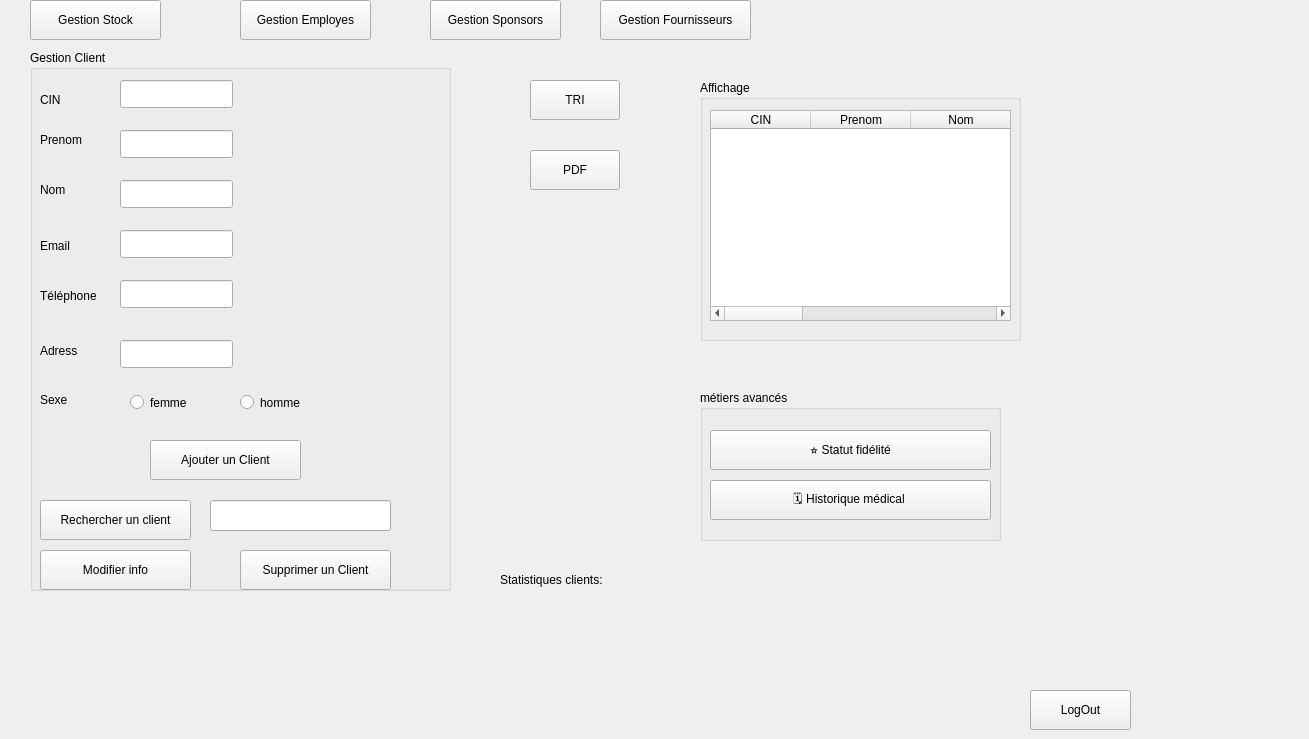
    <widget class="QWidget" name="page_2">
     <widget class="QPushButton" name="btnGestionStock_PageClients">
      <property name="geometry">
       <rect>
        <x>30</x>
        <y>0</y>
        <width>131</width>
        <height>40</height>
       </rect>
      </property>
      <property name="text">
       <string>Gestion Stock</string>
      </property>
     </widget>
     <widget class="QPushButton" name="btnGestionEmployes_PageClients">
      <property name="geometry">
       <rect>
        <x>240</x>
        <y>0</y>
        <width>131</width>
        <height>40</height>
       </rect>
      </property>
      <property name="text">
       <string>Gestion Employes</string>
      </property>
     </widget>
     <widget class="QPushButton" name="btnBack_PageClients">
      <property name="geometry">
       <rect>
        <x>1030</x>
        <y>690</y>
        <width>101</width>
        <height>40</height>
       </rect>
      </property>
      <property name="text">
       <string>LogOut</string>
      </property>
     </widget>
     <widget class="QPushButton" name="btnGestionSponsors_PageClients">
      <property name="geometry">
       <rect>
        <x>430</x>
        <y>0</y>
        <width>131</width>
        <height>40</height>
       </rect>
      </property>
      <property name="text">
       <string>Gestion Sponsors</string>
      </property>
     </widget>
     <widget class="QPushButton" name="btnGestionFournisseurs_PageClients">
      <property name="geometry">
       <rect>
        <x>600</x>
        <y>0</y>
        <width>151</width>
        <height>40</height>
       </rect>
      </property>
      <property name="text">
       <string>Gestion Fournisseurs</string>
      </property>
     </widget>
     <widget class="QLabel" name="label_47">
      <property name="geometry">
       <rect>
        <x>1120</x>
        <y>0</y>
        <width>180</width>
        <height>120</height>
       </rect>
      </property>
      <property name="text">
       <string/>
      </property>
      <property name="pixmap">
       <pixmap resource="resoources.qrc">:/images/a.png</pixmap>
      </property>
      <property name="scaledContents">
       <bool>true</bool>
      </property>
     </widget>
     <widget class="QGroupBox" name="groupBox_2">
      <property name="geometry">
       <rect>
        <x>700</x>
        <y>80</y>
        <width>321</width>
        <height>261</height>
       </rect>
      </property>
      <property name="title">
       <string>Affichage</string>
      </property>
     </widget>
     <widget class="QGroupBox" name="groupBox">
      <property name="geometry">
       <rect>
        <x>30</x>
        <y>50</y>
        <width>421</width>
        <height>541</height>
       </rect>
      </property>
      <property name="title">
       <string>Gestion Client</string>
      </property>
      <widget class="QLabel" name="label_9">
       <property name="geometry">
        <rect>
         <x>10</x>
         <y>40</y>
         <width>63</width>
         <height>20</height>
        </rect>
       </property>
       <property name="text">
        <string>CIN</string>
       </property>
      </widget>
      <widget class="QLabel" name="label_12">
       <property name="geometry">
        <rect>
         <x>10</x>
         <y>80</y>
         <width>63</width>
         <height>20</height>
        </rect>
       </property>
       <property name="text">
        <string>Prenom</string>
       </property>
      </widget>
      <widget class="QLabel" name="label_13">
       <property name="geometry">
        <rect>
         <x>10</x>
         <y>130</y>
         <width>63</width>
         <height>20</height>
        </rect>
       </property>
       <property name="text">
        <string>Nom</string>
       </property>
      </widget>
      <widget class="QLabel" name="label_14">
       <property name="geometry">
        <rect>
         <x>10</x>
         <y>180</y>
         <width>71</width>
         <height>31</height>
        </rect>
       </property>
       <property name="text">
        <string>Email </string>
       </property>
      </widget>
      <widget class="QLabel" name="label_15">
       <property name="geometry">
        <rect>
         <x>10</x>
         <y>290</y>
         <width>71</width>
         <height>21</height>
        </rect>
       </property>
       <property name="text">
        <string>Adress</string>
       </property>
      </widget>
      <widget class="QLineEdit" name="lineEdit_6">
       <property name="geometry">
        <rect>
         <x>90</x>
         <y>30</y>
         <width>113</width>
         <height>28</height>
        </rect>
       </property>
      </widget>
      <widget class="QLineEdit" name="lineEdit_7">
       <property name="geometry">
        <rect>
         <x>90</x>
         <y>80</y>
         <width>113</width>
         <height>28</height>
        </rect>
       </property>
      </widget>
      <widget class="QLineEdit" name="lineEdit_8">
       <property name="geometry">
        <rect>
         <x>90</x>
         <y>130</y>
         <width>113</width>
         <height>28</height>
        </rect>
       </property>
      </widget>
      <widget class="QLineEdit" name="lineEdit_9">
       <property name="geometry">
        <rect>
         <x>90</x>
         <y>180</y>
         <width>113</width>
         <height>28</height>
        </rect>
       </property>
      </widget>
      <widget class="QLineEdit" name="lineEdit_10">
       <property name="geometry">
        <rect>
         <x>90</x>
         <y>230</y>
         <width>113</width>
         <height>28</height>
        </rect>
       </property>
      </widget>
      <widget class="QLabel" name="label_16">
       <property name="geometry">
        <rect>
         <x>10</x>
         <y>230</y>
         <width>71</width>
         <height>31</height>
        </rect>
       </property>
       <property name="text">
        <string>Téléphone</string>
       </property>
      </widget>
      <widget class="QPushButton" name="pushButton_7">
       <property name="geometry">
        <rect>
         <x>120</x>
         <y>390</y>
         <width>151</width>
         <height>40</height>
        </rect>
       </property>
       <property name="text">
        <string>Ajouter un Client</string>
       </property>
      </widget>
      <widget class="QPushButton" name="pushButton_8">
       <property name="geometry">
        <rect>
         <x>210</x>
         <y>500</y>
         <width>151</width>
         <height>40</height>
        </rect>
       </property>
       <property name="text">
        <string>Supprimer un Client</string>
       </property>
      </widget>
      <widget class="QPushButton" name="pushButton_9">
       <property name="geometry">
        <rect>
         <x>10</x>
         <y>500</y>
         <width>151</width>
         <height>40</height>
        </rect>
       </property>
       <property name="text">
        <string>Modifier info</string>
       </property>
      </widget>
      <widget class="QPushButton" name="pushButton_10">
       <property name="geometry">
        <rect>
         <x>10</x>
         <y>450</y>
         <width>151</width>
         <height>40</height>
        </rect>
       </property>
       <property name="text">
        <string>Rechercher un client</string>
       </property>
      </widget>
      <widget class="QLineEdit" name="lineEdit_11">
       <property name="geometry">
        <rect>
         <x>180</x>
         <y>450</y>
         <width>181</width>
         <height>31</height>
        </rect>
       </property>
      </widget>
      <widget class="QLineEdit" name="lineEdit_29">
       <property name="geometry">
        <rect>
         <x>90</x>
         <y>290</y>
         <width>113</width>
         <height>28</height>
        </rect>
       </property>
      </widget>
      <widget class="QRadioButton" name="radioButton_4">
       <property name="geometry">
        <rect>
         <x>100</x>
         <y>340</y>
         <width>111</width>
         <height>25</height>
        </rect>
       </property>
       <property name="text">
        <string>femme</string>
       </property>
      </widget>
      <widget class="QRadioButton" name="radioButton_5">
       <property name="geometry">
        <rect>
         <x>210</x>
         <y>340</y>
         <width>111</width>
         <height>25</height>
        </rect>
       </property>
       <property name="text">
        <string>homme</string>
       </property>
      </widget>
      <widget class="QLabel" name="label_28">
       <property name="geometry">
        <rect>
         <x>10</x>
         <y>340</y>
         <width>63</width>
         <height>20</height>
        </rect>
       </property>
       <property name="text">
        <string>Sexe </string>
       </property>
      </widget>
     </widget>
     <widget class="QPushButton" name="pushButton_11">
      <property name="geometry">
       <rect>
        <x>530</x>
        <y>80</y>
        <width>90</width>
        <height>40</height>
       </rect>
      </property>
      <property name="text">
       <string>TRI</string>
      </property>
     </widget>
     <widget class="QGroupBox" name="groupBox_12">
      <property name="geometry">
       <rect>
        <x>700</x>
        <y>390</y>
        <width>301</width>
        <height>151</height>
       </rect>
      </property>
      <property name="title">
       <string>métiers avancés</string>
      </property>
      <widget class="QPushButton" name="pushButton_12">
       <property name="geometry">
        <rect>
         <x>10</x>
         <y>40</y>
         <width>281</width>
         <height>40</height>
        </rect>
       </property>
       <property name="text">
        <string>⭐ Statut fidélité</string>
       </property>
      </widget>
      <widget class="QPushButton" name="pushButton_13">
       <property name="geometry">
        <rect>
         <x>10</x>
         <y>90</y>
         <width>281</width>
         <height>40</height>
        </rect>
       </property>
       <property name="text">
        <string>🗓️ Historique médical </string>
       </property>
      </widget>
     </widget>
     <widget class="QPushButton" name="pushButton_33">
      <property name="geometry">
       <rect>
        <x>530</x>
        <y>150</y>
        <width>90</width>
        <height>40</height>
       </rect>
      </property>
      <property name="text">
       <string>PDF</string>
      </property>
     </widget>
     <widget class="QLabel" name="label_59">
      <property name="geometry">
       <rect>
        <x>480</x>
        <y>370</y>
        <width>251</width>
        <height>71</height>
       </rect>
      </property>
      <property name="text">
       <string/>
      </property>
      <property name="pixmap">
       <pixmap>../../../../Downloads/icone-statistique-fond-clair-symbole-donnees-entreprise-graphique-analysant-analytique-contour-plat_.png</pixmap>
      </property>
      <property name="scaledContents">
       <bool>true</bool>
      </property>
     </widget>
     <widget class="QTableWidget" name="tableWidget_5">
      <property name="geometry">
       <rect>
        <x>710</x>
        <y>110</y>
        <width>301</width>
        <height>211</height>
       </rect>
      </property>
      <column>
       <property name="text">
        <string>CIN</string>
       </property>
      </column>
      <column>
       <property name="text">
        <string>Prenom</string>
       </property>
      </column>
      <column>
       <property name="text">
        <string>Nom</string>
       </property>
      </column>
      <column>
       <property name="text">
        <string>Email</string>
       </property>
      </column>
      <column>
       <property name="text">
        <string>Telephone</string>
       </property>
      </column>
      <column>
       <property name="text">
        <string>Adresse</string>
       </property>
      </column>
      <column>
       <property name="text">
        <string>Sexe</string>
       </property>
      </column>
     </widget>
     <widget class="QLabel" name="label_58">
      <property name="geometry">
       <rect>
        <x>500</x>
        <y>570</y>
        <width>171</width>
        <height>20</height>
       </rect>
      </property>
      <property name="text">
       <string>Statistiques clients:</string>
      </property>
     </widget>
     <widget class="QLabel" name="label_statBackground">
      <property name="geometry">
       <rect>
        <x>670</x>
        <y>560</y>
        <width>141</width>
        <height>71</height>
       </rect>
      </property>
      <property name="text">
       <string/>
      </property>
      <property name="pixmap">
       <pixmap resource="resoources.qrc">:/images/stat.jpg</pixmap>
      </property>
      <property name="scaledContents">
       <bool>true</bool>
      </property>
     </widget>
     <zorder>groupBox</zorder>
     <zorder>btnGestionStock_PageClients</zorder>
     <zorder>btnGestionEmployes_PageClients</zorder>
     <zorder>btnBack_PageClients</zorder>
     <zorder>btnGestionSponsors_PageClients</zorder>
     <zorder>btnGestionFournisseurs_PageClients</zorder>
     <zorder>label_47</zorder>
     <zorder>groupBox_2</zorder>
     <zorder>pushButton_11</zorder>
     <zorder>groupBox_12</zorder>
     <zorder>pushButton_33</zorder>
     <zorder>label_59</zorder>
     <zorder>tableWidget_5</zorder>
     <zorder>label_58</zorder>
     <zorder>label_statBackground</zorder>
    </widget>
